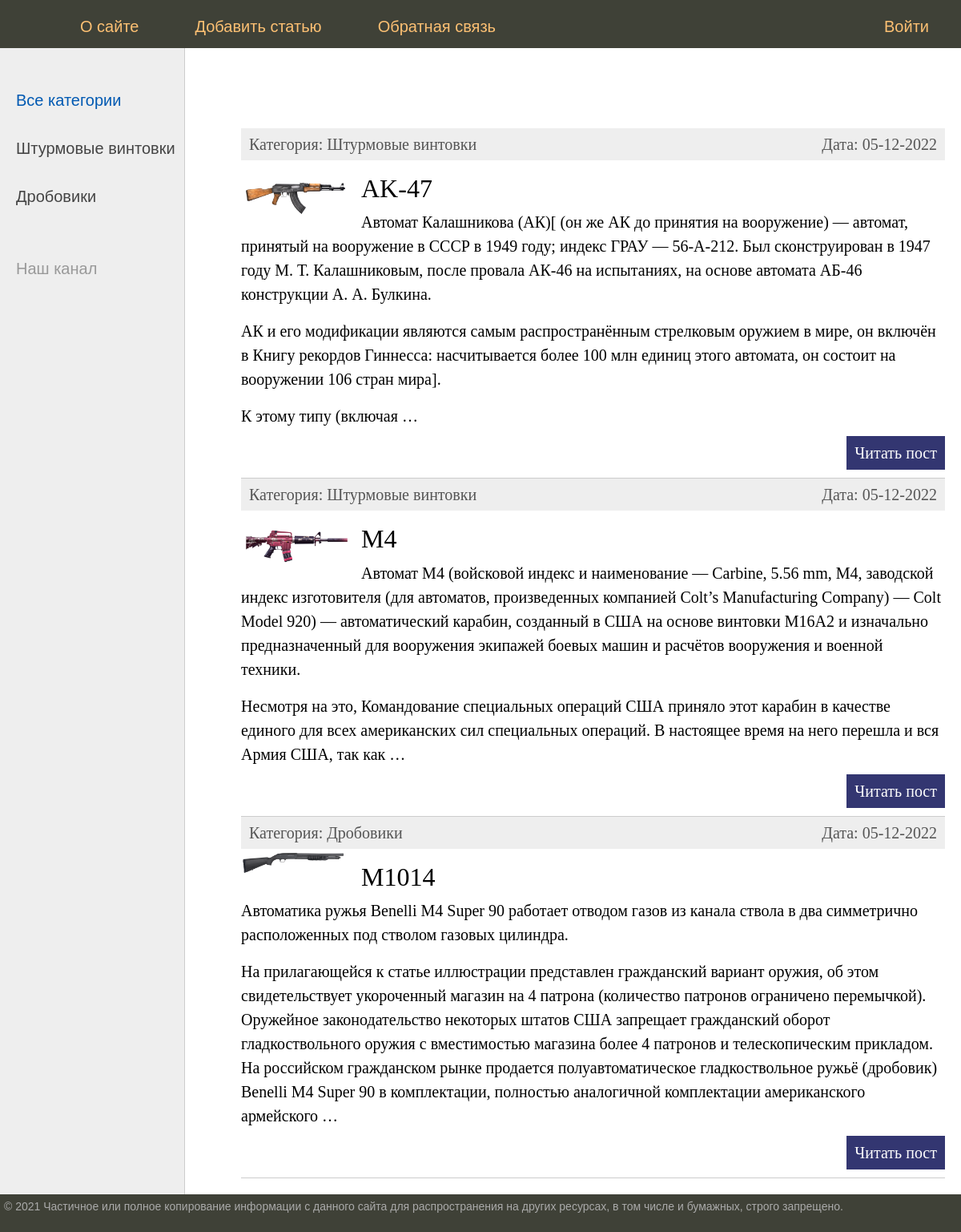
The page / on the database its author committed.
### guns/models.py (models this page shows, shortened)
class Category(models.Model):
    name = models.CharField('Название', max_length=100, db_index=True)
    slug = models.SlugField(max_length=255, unique=True, db_index=True, verbose_name='URL')
    def __str__(self):
        return self.name
    def get_absolute_url(self):
        return reverse('category', kwargs={'cat_id': self.pk})

class Guns(models.Model):
    title = models.CharField(max_length=255)
    slug = models.SlugField(max_length=255, unique=True, db_index=True, verbose_name='URL')
    content = models.TextField(blank=True)
    photo = models.ImageField(upload_to='photos/%Y/%m/%d')
    time_create = models.DateTimeField(auto_now_add=True)
    time_update = models.DateTimeField(auto_now=True)
    is_published = models.BooleanField(default=True)
    cat = models.ForeignKey('Category', on_delete=models.PROTECT)
    def get_absolute_url(self):
        return reverse('post', kwargs={'post_slug': self.slug})

### guns/views.py (the view)
# urls.py: path('', views.index, name='home'),
def index(request):
    posts = Guns.objects.all()
    cats = Category.objects.all()
    context = {
        'posts': posts,
        'cats': cats,
        'menu': menu,
        'title': 'Главная страница',
        "cat_selected": 0,
    }
    return render(request, 'guns/index.html', context=context)

### guns/templates/guns/index.html (shortened to what this page needs)
{% extends 'guns/layout.html' %}
{% block content %}
<ul class="list-articles">
	{% for p in posts %}
			<li><div class="article-panel">
	<p class="first">Категория: {{p.cat}}</p>
	<p class="last">Дата: {{p.time_update|date:"d-m-Y"}}</p>
</div>
{% if p.photo %}
				<p><img class="img-article-left thumb" src="{{ p.photo.url }}"></p>
{% endif %}
				<h2>{{p.title}}</h2>
	{% autoescape on %}
	{{p.content|linebreaks|truncatewords:80}}
	{% endautoescape %}
			<p class="link-read-post"><a href="{{ p.get_absolute_url }}">Читать пост</a></p>
			</li>
	{% endfor %}
</ul>
{% endblock %}

### guns/templates/guns/layout.html (shortened to what this page needs)
{% load static %}
<!DOCTYPE html>
<html>
<head>
	<link rel="stylesheet" href="https://cdn.jsdelivr.net/npm/bootstrap@5.2.3/dist/css/bootstrap.min.css">
	<link type="text/css" href="{% static 'guns/css/styles.css' %}" rel="stylesheet" />
</head>
<body>
<table class="table-page" border=0 cellpadding="0" cellspacing="0">
<tr><td valign=top>
{% block mainmenu %}
		<div class="header">
			<ul id="mainmenu" class="mainmenu">
			<li class="logo"><a href="/"><div class="logo"></div></a></li>
{% for m in menu %}
	{% if not forloop.last %}
			<li><a href="{% url m.url_name %}">{{m.title}}</a></li>
	{% else %}
			<li class="last"><a href="{% url m.url_name %}">{{m.title}}</a></li>
	{% endif %}
{% endfor %}
			</ul>
		</div>
{% endblock mainmenu %}
<table class="table-content" border=0 cellpadding="0" cellspacing="0">
<tr>
	<td valign="top" class="left-chapters">
	<ul id="leftchapters">
{% if cat_selected == 0 %}
		<li class="selected">Все категории</li>
{% else %}
		<li><a href="{% url 'home' %}">Все категории</a></li>
{% endif %}
{% for c in cats %}
		{% if c.pk == cat_selected %}
			<li class="selected">{{ c.name }}</li>
		{% else %}
			<li><a href="{{ c.get_absolute_url }}">{{ c.name }}</a></li>
		{% endif %}
{% endfor %}
		<li class="share">
		<p>Наш канал</p>
		<a class="share-yt" href="https://www.youtube.com/channel/UClJzWfGWuGJL2t-3dYKcHTA/playlists" target="_blank" rel="nofollow"></a>
		</li>
	</ul>
</td>
<td valign="top" class="content">
	<div class="content-text">
{% block content %}
{% endblock %}
	</div>
</td></tr></table>
</td></tr>
<tr><td valign=top>
	<div id="footer">
		<p>&copy; 2021 Частичное или полное копирование информации с данного сайта для распространения на других ресурсах, в том числе и бумажных, строго запрещено.</p>
	</div>
</td></tr></table>
</body>
</html>

### guns/static/guns/css/styles.css (style rules this page uses)
html, body { font-family: 'Arial'; margin: 0; padding: 0; height: 100%; width: 100%; color: #444; }
a { color: #0059b2; text-decoration: none; }
img { max-width: 600px; height: auto; }
img.img-article-left { max-width: 300px; height: auto; float: left; padding: 0 10px 10px 0; }
img.img-article-left.thumb { max-width: 150px; height: auto; }
p.link-read-post { text-align: right; }
p.link-read-post a { padding: 10px; min-width: 100px; background: #333671; color: #fff; text-decoration: none; }
div.article-panel { background: #eee; padding: 5px 10px 5px 10px; box-sizing: border-box; overflow: hidden; color: #555; }
div.article-panel p.first { margin: 0; float: left; }
div.article-panel p.last { margin: 0; float: right; }
ul.list-articles { list-style: none; margin: 0; padding: 0; }
ul.list-articles li { border-bottom: 1px solid #ccc; }
.table-page { width: 100%; height: 100%; vertical-align: top; }
.table-page tr { height: 100%; }
.header { background: #3F4137; height: 60px; }
.logo { background: url('../images/logo.png') no-repeat 10px 5px; width: 70px; height: 60px; }
ul.mainmenu { list-style: none; margin: 0; padding: 0; height: 60px; color: #fdc073; font-size: 20px; overflow: hidden; }
ul.mainmenu li { float: left; margin: 18px 40px 0 30px; }
ul.mainmenu li.logo { margin: 0; }
ul.mainmenu li.last { float: right; }
ul.mainmenu li a { color: #fdc073; text-decoration: none; }
.table-content { width: 100%; min-height: 100%; height: 100%; }
.left-chapters { margin: 0; background: #eee; border-right: 1px solid #ccc; min-height: 100%; }
.left-chapters ul { width: 230px; min-height: 100%; margin: 0; padding: 20px 10px 10px 20px; list-style: none; font-size: 20px; }
.left-chapters ul li { margin: 30px 0 0 0; color: #999; }
.left-chapters ul li.selected { color: #0059b2; }
.left-chapters ul li a { color: #444; text-decoration: none; }
.left-chapters ul li.share { margin: 60px 0 0 0; }
.left-chapters ul li.share p { margin: 30px 0 30px 0; }
.left-chapters ul li.share a { display: inline-block; width: 40px; height: 40px; margin: 0 20px 0 0; }
.left-chapters ul li.share a.share-yt { width: 100%; height: 30px; background: url('../images/share_yt.png') no-repeat 0 0 }
.content { padding: 40px 20px 20px 40px; width: 100%; box-sizing: border-box; }
.content-text { margin: 60px 0 0 30px; color: #000; font-size: 20px; font-family: Yandex Sans Display Light; }
#footer { box-sizing: border-box; background: #3F4137; padding: 5px; color: #aaa; font-size: 14px; font-family: Verdana, Geneva, Arial, Helvetica; text-align: left; overflow: hidden; }

### rows shown on the page
Category: name "Штурмовые винтовки"
Category: name "Дробовики"
Guns: cat "Штурмовые винтовки", time_update "05-12-2022", photo (picture), title "AK-47", content "Автомат Калашникова (АК)[ (он же АК до принятия на вооружение) — автомат, принятый на вооружение в СССР в 1949 году; индекс ГРАУ — 56-А-212. Был сконструирован в 1947 году М. Т. Калашниковым, после провала АК-46 на испытаниях, на основе автомата АБ-46 конструкции А. А. Булкина. АК и его модификации являются самым распространённым стрелковым оружием в мире, он включён в Книгу рекордов Гиннесса: насчитывается более 100 млн единиц этого автомата, он состоит на вооружении 106 стран мира]. К этому типу (включая …"
Guns: cat "Штурмовые винтовки", time_update "05-12-2022", photo (picture), title "M4", content "Aвтомат M4 (войсковой индекс и наименование — Carbine, 5.56 mm, M4, заводской индекс изготовителя (для автоматов, произведенных компанией Colt’s Manufacturing Company) — Colt Model 920) — автоматический карабин, созданный в США на основе винтовки М16А2 и изначально предназначенный для вооружения экипажей боевых машин и расчётов вооружения и военной техники. Несмотря на это, Командование специальных операций США приняло этот карабин в качестве единого для всех американских сил специальных операций. В настоящее время на него перешла и вся Армия США, так как …"
Guns: cat "Дробовики", time_update "05-12-2022", photo (picture), title "M1014", content "Автоматика ружья Benelli M4 Super 90 работает отводом газов из канала ствола в два симметрично расположенных под стволом газовых цилиндра. На прилагающейся к статье иллюстрации представлен гражданский вариант оружия, об этом свидетельствует укороченный магазин на 4 патрона (количество патронов ограничено перемычкой). Оружейное законодательство некоторых штатов США запрещает гражданский оборот гладкоствольного оружия с вместимостью магазина более 4 патронов и телескопическим прикладом. На российском гражданском рынке продается полуавтоматическое гладкоствольное ружьё (дробовик) Benelli M4 Super 90 в комплектации, полностью аналогичной комплектации американского армейского …"

### other values the page prints
{{ m.title }} "О сайте" "Добавить статью" "Обратная связь"
{{ m.title }} "Войти"
